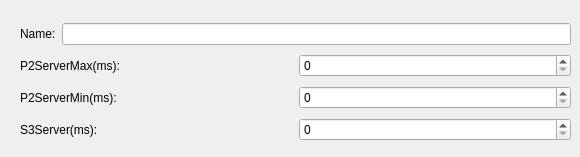
    <widget class="QWidget" name="tab_38">
     <attribute name="title">
      <string>Protocol Timing</string>
     </attribute>
     <widget class="QWidget" name="layoutWidget">
      <property name="geometry">
       <rect>
        <x>20</x>
        <y>20</y>
        <width>551</width>
        <height>128</height>
       </rect>
      </property>
      <layout class="QVBoxLayout" name="verticalLayout_31">
       <item>
        <layout class="QHBoxLayout" name="horizontalLayout_76">
         <item>
          <widget class="QLabel" name="label_70">
           <property name="text">
            <string>Name:</string>
           </property>
          </widget>
         </item>
         <item>
          <widget class="QLineEdit" name="leTimingName"/>
         </item>
        </layout>
       </item>
       <item>
        <layout class="QHBoxLayout" name="horizontalLayout_77">
         <item>
          <widget class="QLabel" name="label_71">
           <property name="text">
            <string>P2ServerMax(ms):</string>
           </property>
          </widget>
         </item>
         <item>
          <widget class="QSpinBox" name="spbxP2ServerMax">
           <property name="maximum">
            <number>65535</number>
           </property>
          </widget>
         </item>
        </layout>
       </item>
       <item>
        <layout class="QHBoxLayout" name="horizontalLayout_78">
         <item>
          <widget class="QLabel" name="label_72">
           <property name="text">
            <string>P2ServerMin(ms):</string>
           </property>
          </widget>
         </item>
         <item>
          <widget class="QSpinBox" name="spbxP2ServerMin">
           <property name="maximum">
            <number>65535</number>
           </property>
          </widget>
         </item>
        </layout>
       </item>
       <item>
        <layout class="QHBoxLayout" name="horizontalLayout_79">
         <item>
          <widget class="QLabel" name="label_73">
           <property name="text">
            <string>S3Server(ms):</string>
           </property>
          </widget>
         </item>
         <item>
          <widget class="QSpinBox" name="spbxS3Server">
           <property name="maximum">
            <number>65535</number>
           </property>
          </widget>
         </item>
        </layout>
       </item>
      </layout>
     </widget>
    </widget>
